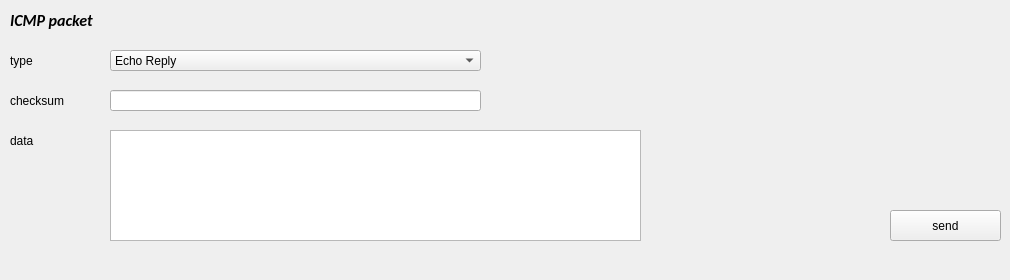
      <widget class="QWidget" name="ICMP_page">
       <widget class="QComboBox" name="icmp_type">
        <property name="geometry">
         <rect>
          <x>110</x>
          <y>50</y>
          <width>371</width>
          <height>21</height>
         </rect>
        </property>
        <property name="currentIndex">
         <number>0</number>
        </property>
        <property name="maxVisibleItems">
         <number>11</number>
        </property>
        <item>
         <property name="text">
          <string>Echo Reply</string>
         </property>
        </item>
        <item>
         <property name="text">
          <string>Host Unreacheable</string>
         </property>
        </item>
        <item>
         <property name="text">
          <string>Port Unreachable</string>
         </property>
        </item>
        <item>
         <property name="text">
          <string>Fragmentation needed but no frag. bit set</string>
         </property>
        </item>
        <item>
         <property name="text">
          <string>Communication administratively prohibited by filtering</string>
         </property>
        </item>
        <item>
         <property name="text">
          <string>Redirect for Host</string>
         </property>
        </item>
        <item>
         <property name="text">
          <string>Echo Request</string>
         </property>
        </item>
        <item>
         <property name="text">
          <string>Time Exceeded</string>
         </property>
        </item>
        <item>
         <property name="text">
          <string>IP header bad (catchall error)</string>
         </property>
        </item>
       </widget>
       <widget class="QLabel" name="label_107">
        <property name="geometry">
         <rect>
          <x>10</x>
          <y>50</y>
          <width>71</width>
          <height>21</height>
         </rect>
        </property>
        <property name="text">
         <string>type</string>
        </property>
       </widget>
       <widget class="QPushButton" name="icmp_send">
        <property name="geometry">
         <rect>
          <x>890</x>
          <y>210</y>
          <width>111</width>
          <height>31</height>
         </rect>
        </property>
        <property name="text">
         <string>send</string>
        </property>
       </widget>
       <widget class="QLabel" name="label_109">
        <property name="geometry">
         <rect>
          <x>10</x>
          <y>90</y>
          <width>91</width>
          <height>21</height>
         </rect>
        </property>
        <property name="text">
         <string>checksum</string>
        </property>
       </widget>
       <widget class="QLineEdit" name="icmp_checksum">
        <property name="geometry">
         <rect>
          <x>110</x>
          <y>90</y>
          <width>371</width>
          <height>21</height>
         </rect>
        </property>
        <property name="readOnly">
         <bool>true</bool>
        </property>
       </widget>
       <widget class="QLabel" name="label_112">
        <property name="geometry">
         <rect>
          <x>10</x>
          <y>130</y>
          <width>71</width>
          <height>21</height>
         </rect>
        </property>
        <property name="text">
         <string>data</string>
        </property>
       </widget>
       <widget class="QTextEdit" name="icmp_data">
        <property name="geometry">
         <rect>
          <x>110</x>
          <y>130</y>
          <width>531</width>
          <height>111</height>
         </rect>
        </property>
       </widget>
       <widget class="QLabel" name="label_113">
        <property name="geometry">
         <rect>
          <x>10</x>
          <y>10</y>
          <width>221</width>
          <height>21</height>
         </rect>
        </property>
        <property name="font">
         <font>
          <family>Calibri</family>
          <pointsize>12</pointsize>
          <weight>75</weight>
          <italic>true</italic>
          <bold>true</bold>
         </font>
        </property>
        <property name="text">
         <string>ICMP packet</string>
        </property>
       </widget>
       <widget class="QLabel" name="label_117">
        <property name="geometry">
         <rect>
          <x>10</x>
          <y>250</y>
          <width>91</width>
          <height>21</height>
         </rect>
        </property>
        <property name="text">
         <string/>
        </property>
       </widget>
      </widget>
